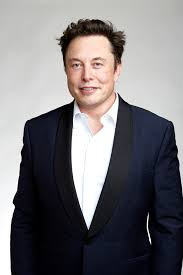
#> input picture Resources/Elon1.jpg, 183 x 275 px
$ python Color_Detection.py
#> lines starting #> are read from the running program, lines starting #| are printed output that depends on the picture; after the words box and inside, x2 and y2 are one past the last pixel; in counts of white or black regions, pixels touching at a corner belong together
import cv2 as cv
import numpy as np
import time


def empty(a):
    pass


# we create a new window called trackbar
cv.namedWindow("Trackbar")
cv.resizeWindow("Trackbar", 640, 240)
cv.createTrackbar("Hue Min", "Trackbar", 0, 179, empty)
cv.createTrackbar("Hue Max", "Trackbar", 179, 179, empty)
cv.createTrackbar("Sat Min", "Trackbar", 89, 255, empty)
cv.createTrackbar("Sat Max", "Trackbar", 255, 255, empty)
cv.createTrackbar("Val Min", "Trackbar", 255, 255, empty)
cv.createTrackbar("Val Max", "Trackbar", 255, 255, empty)
##################


def separateColor(path):
#> called with path = './Resources/Elon1.jpg'
    while True:
        img = cv.imread(path)
#> img is the input picture: shape (275, 183, 3); mean B, G, R 119.2, 116.1, 118.6
        imgHSV = cv.cvtColor(img, cv.COLOR_BGR2HSV)
#> imgHSV: shape (275, 183, 3); mean H, S, V 72.2, 66.5, 124.6
        hueMin = cv.getTrackbarPos("Hue Min", "Trackbar")
        hueMax = cv.getTrackbarPos("Hue Max", "Trackbar")
        satMin = cv.getTrackbarPos("Sat Min", "Trackbar")
        satMax = cv.getTrackbarPos("Sat Max", "Trackbar")
        valMin = cv.getTrackbarPos("Val Min", "Trackbar")
        valMax = cv.getTrackbarPos("Val Max", "Trackbar")
        lower = np.array([hueMin, satMin, satMin])
        upper = np.array([hueMax, satMax, valMax])
        maskedHSV = cv.inRange(imgHSV, lower, upper)
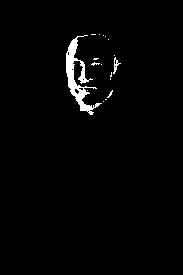
#> maskedHSV: shape (275, 183); 1.9% white; 17 white regions (15 under 20 px), largest, box (x1, y1, x2, y2) and area: (66, 35, 102, 115) 825, (113, 57, 121, 74) 47
        imgResult = cv.bitwise_and(img, img, mask=maskedHSV)
        horizontallyStackedImage = np.hstack((img, imgResult))
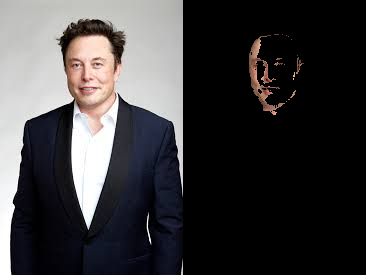
#> horizontallyStackedImage: shape (275, 366, 3); mean B, G, R 60.4, 59.1, 60.7
        #########
        cv.imshow('All Images', horizontallyStackedImage)

        cv.waitKey(1)


separateColor('./Resources/Elon1.jpg')
